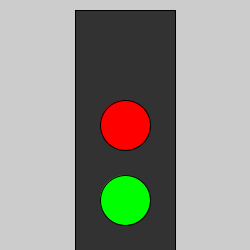
Frame 1 (no input)
Frame 60 (the mouse pressed at the canvas centre just before this capture): identical to frame 1, image omitted
Frame 120 (the mouse held since frame 60 and released just before this capture): identical to frame 1, image omitted

The Processing sketch that drew this single still picture (run headless with seeded random() and noise(); from frame 60 on, the mouse is pressed at the canvas centre):

// Processing sketch: processing_127021
// ── processing_127021.pde

//Name:Laura
//Date: January 7th, 2014
///Project:Traffic light

void setup() {  //setup function called initially, only once
  size(250,250);
  }

void draw() {  //draw function loops
fill (50,50,50);
rect (75,10,100,240);

fill (255,0,0);
ellipse (125,125,50,50);

fill (0,255,0);
ellipse (125,200,50,50);
 
   
  }
